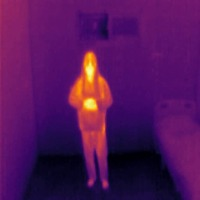
#> input picture MODULE4/thermal_image/girl_thermal.jpg, 200 x 200 px; its folder holds only this picture in this run
$ python thermal_segmentation.py
#> lines starting #> are read from the running program, lines starting #| are printed output that depends on the picture; after the words box and inside, x2 and y2 are one past the last pixel; in counts of white or black regions, pixels touching at a corner belong together
"""
README:
This script performs human segmentation on thermal images using classical
computer vision techniques (Otsu's Thresholding and Morphology). It strictly
avoids deep learning.

Setup:
1. Run the script once to automatically generate the 'thermal_image' folder.
2. Place your thermal image inside the 'thermal_image' folder.
3. Run the script again: python thermal_segmentation.py
"""

import cv2
import numpy as np
import sys
import os
import glob

def process_thermal_image(image_path):
    """
    Finds the exact boundaries of a human in a thermal image using classical CV techniques.
    Deep learning/ML are not used.
    """
#> called with image_path = 'MODULE4/thermal_image/girl_thermal.jpg'
    # 1. Read the thermal image
    img = cv2.imread(image_path)
#> img is the input picture: shape (200, 200, 3); mean B, G, R 89.7, 19.9, 83
    if img is None:
        print(f"Error: Could not load image at {image_path}")
        sys.exit(1)

    # 2. Convert to grayscale
    # Thermal images map temperature to color or intensity. By converting to grayscale,
    # we get a clean 2D array where pixel intensity roughly equals temperature.
    gray = cv2.cvtColor(img, cv2.COLOR_BGR2GRAY)
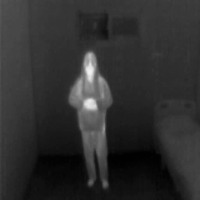
#> gray: shape (200, 200); min 0, max 242, mean 46.8

    # 3. Blur the image to reduce noise and smooth the temperature map
    blurred = cv2.GaussianBlur(gray, (5, 5), 0)

    # 4. Apply Otsu's Thresholding
    # Since humans are usually warmer than their surroundings, they appear as bright pixels.
    # Otsu's method automatically calculates the mathematically optimal threshold value
    # to separate the hot foreground (human) from the colder background.
    # (If the thermal camera uses a "hot is black" palette, use cv2.THRESH_BINARY_INV instead)
    _, thresh = cv2.threshold(blurred, 0, 255, cv2.THRESH_BINARY + cv2.THRESH_OTSU)
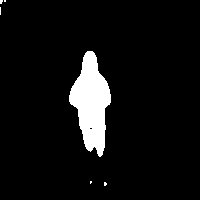
#> thresh: shape (200, 200); 6.5% white; 6 white regions (5 under 20 px), largest, box (x1, y1, x2, y2) and area: (69, 51, 111, 157) 2572

    # 5. Morphological Operations
    # Clean up small noise (like a hot lamp in the background) and fill holes in the human body
    kernel = np.ones((5, 5), np.uint8)

    # Closing (dilate then erode) to close small holes inside the human shape
    thresh_closed = cv2.morphologyEx(thresh, cv2.MORPH_CLOSE, kernel, iterations=2)
#> thresh_closed: shape (200, 200); 6.6% white; 4 white regions (2 under 20 px), largest, box (x1, y1, x2, y2) and area: (69, 51, 111, 157) 2592, (0, 0, 6, 15) 27

    # Opening (erode then dilate) to remove small background noise dots
    thresh_cleaned = cv2.morphologyEx(thresh_closed, cv2.MORPH_OPEN, kernel, iterations=1)
#> thresh_cleaned: shape (200, 200); 6.5% white; 1 white region

    # 6. Find Contours (the boundaries)
    contours, _ = cv2.findContours(thresh_cleaned, cv2.RETR_EXTERNAL, cv2.CHAIN_APPROX_SIMPLE)
#> contours = 1 contour; box (x1, y1, x2, y2) and area: (69, 51, 111, 155) 2472

    if not contours:
        print("No warm objects found in the image.")
        return

    # 7. Filter for the human
    # Assuming the human is the largest hot object in the frame, we sort and pick the biggest contour
    contours = sorted(contours, key=cv2.contourArea, reverse=True)
    largest_contour = contours[0]
#> largest_contour = contour of 92 points, box (x1, y1, x2, y2) (69, 51, 111, 155), area 2472

    # Draw the boundary on the original image in bright green
    boundary_img = img.copy()
    cv2.drawContours(boundary_img, [largest_contour], -1, (0, 255, 0), 2)
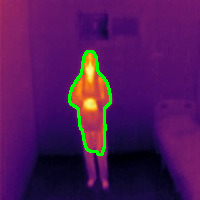
#> boundary_img: shape (200, 200, 3); 2.01% of pixels changed, all inside (x1, y1, x2, y2) = (68, 50, 112, 156)

    # 8. Show results
    cv2.imshow('Original Thermal Image', img)
    cv2.imshow('Temperature Mask (Thresholding)', thresh_cleaned)
    cv2.imshow('Final Boundaries', boundary_img)
    print("Press any key to close the windows.")
    cv2.waitKey(0)
    cv2.destroyAllWindows()

if __name__ == "__main__":
    script_dir = os.path.dirname(os.path.abspath(__file__))
    # We create a new folder specifically for thermal images
    image_dir = os.path.join(script_dir, "thermal_image")

    # Create the directory if it doesn't exist
    if not os.path.exists(image_dir):
        os.makedirs(image_dir)
        print(f"I just created a folder named 'thermal_image' at {image_dir}")
        print("Please put your thermal image inside that folder and run this script again.")
        sys.exit(1)

    # Supported image extensions
    extensions = ('*.png', '*.jpg', '*.jpeg', '*.bmp', '*.tiff')
    image_files = []

    for ext in extensions:
        image_files.extend(glob.glob(os.path.join(image_dir, ext)))

    if not image_files:
        print(f"No image files found in {image_dir}")
        print("Please place a thermal image in the 'thermal_image' folder and run again.")
        sys.exit(1)

    # Grab the first image found
    image_path = image_files[0]
    print(f"Processing thermal image: {image_path}")
    process_thermal_image(image_path)
